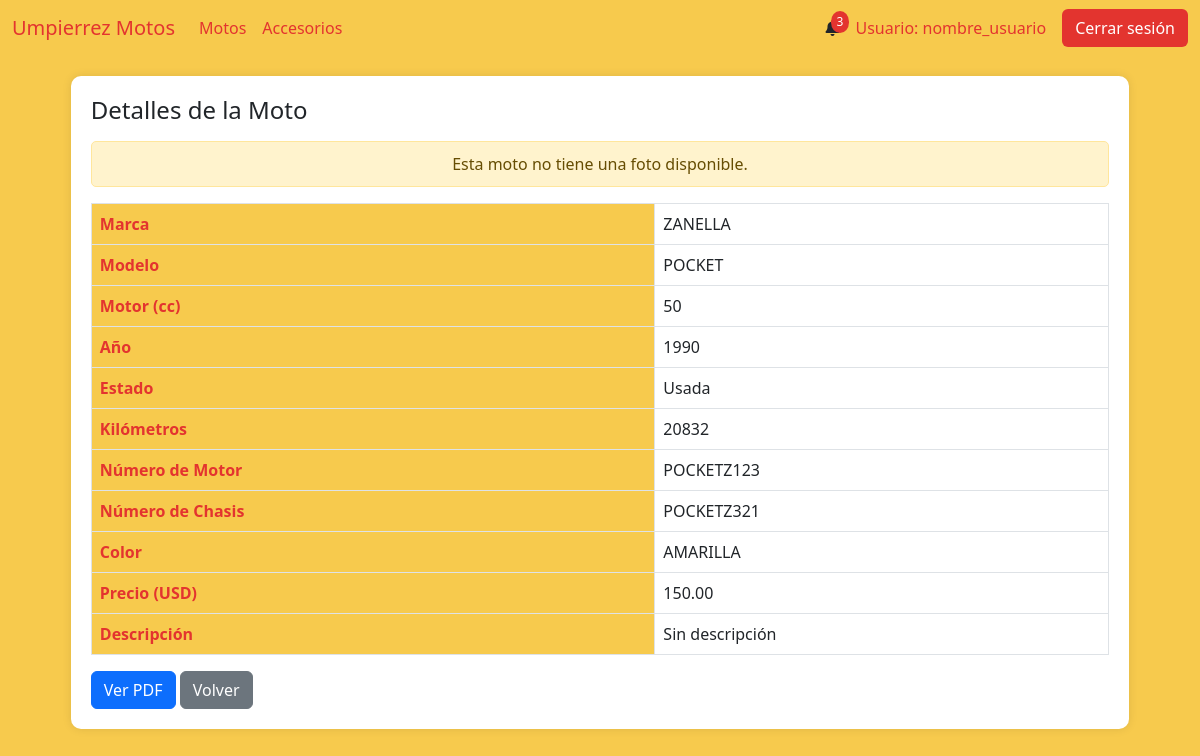
The page /moto_detalles/17 on the database as committed earlier.
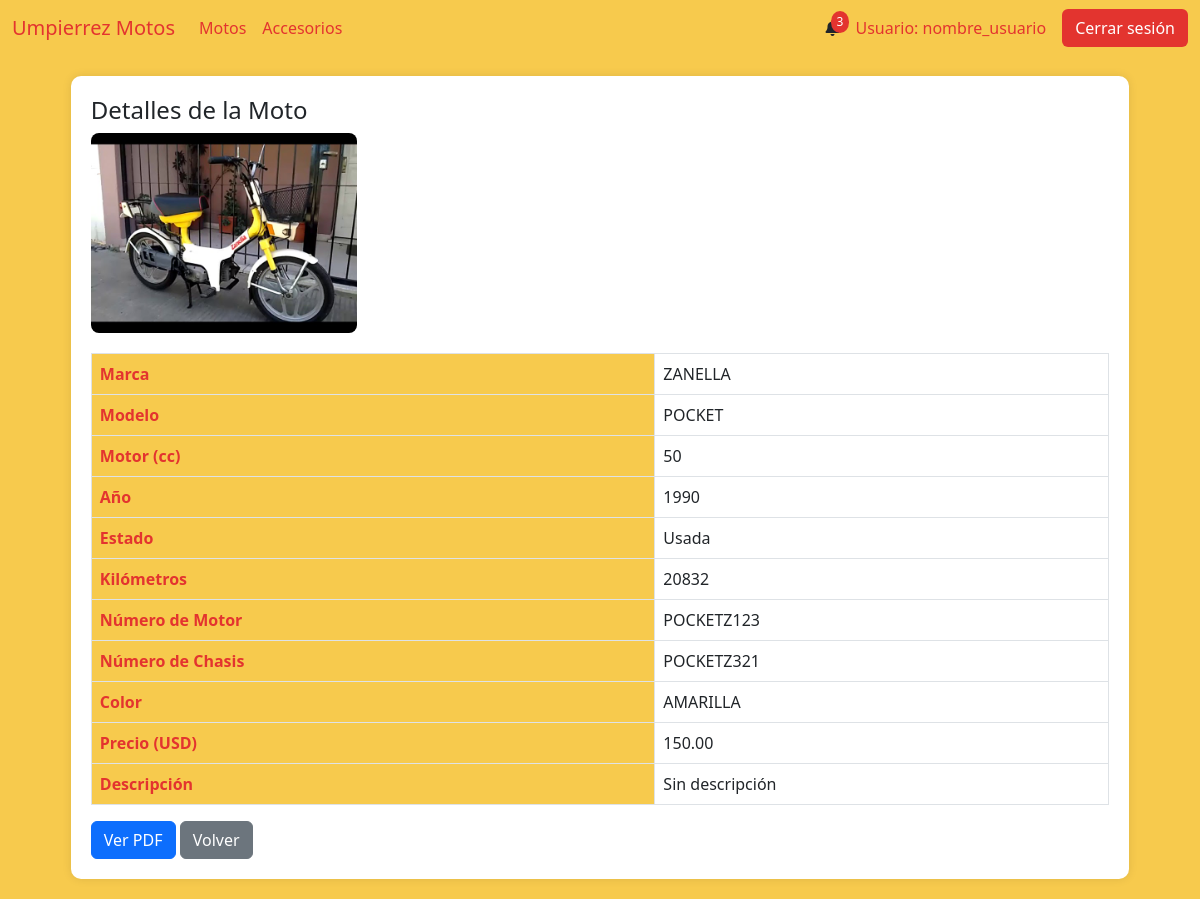
The same page on the database as committed later.
### AppUM/models.py (models this page shows)
class Moto(models.Model):
    marca = models.CharField(max_length=20)
    modelo = models.CharField(max_length=20)
    anio = models.IntegerField()
    motor = models.IntegerField()
    estado = models.CharField(max_length=10)
    kilometros = models.IntegerField()
    precio = models.DecimalField(max_digits=10, decimal_places=2)
    color = models.CharField(max_length=20)
    num_motor = models.CharField(max_length=40, unique=True)
    num_chasis = models.CharField(max_length=40, unique=True)
    foto = models.ImageField(null=True, blank=True, upload_to="motos/fotos/")
    pertenece_tienda = models.BooleanField()
    pertenece_taller = models.BooleanField()
    identificacion_pdf = models.FileField(upload_to='motos/pdfs/', null=True, blank=True)
    observaciones = models.TextField(null=True, blank=True)
    fecha_ingreso = models.DateTimeField(auto_now_add=True)

### AppUM/views.py (the view)
# urls.py: path('moto_detalles/<int:id_moto>', views.detalles_moto,name="MotoDetalles"),
def detalles_moto(req,id_moto):
    moto = Moto.objects.get(id=id_moto)
    matriculas_moto = Matriculas.objects.filter(moto_id=id_moto)
    if not moto.observaciones:
        descripcion = "Sin descripción"
    else:
        descripcion = moto.observaciones
    if moto.identificacion_pdf:
        pdf = moto.identificacion_pdf.url
    else:
        pdf = None
    if matriculas_moto.exists():
        matricula_actual = Matriculas.objects.filter(moto_id=moto.id, activo=1).first()
        matricula_anterior = Matriculas.objects.filter(moto_id=moto.id, activo=0).first()
        if not matricula_anterior:
            matr_ant = None
        else:
            matr_ant = matricula_anterior.matricula
        if not matricula_actual:
            matr_act = None
        else:
            matr_act = matricula_actual.matricula
        contexto = {"moto":moto,
                    "descripcion":descripcion,
                    "matr_anterior": matr_ant,
                    "matr_actual":matr_act,
                    "foto_moto":moto.foto.url if moto.foto else None,
                    "pdf":pdf}
    else:
        contexto = {"moto":moto,"descripcion":descripcion,"pdf":pdf}
    return render(req,"perfil_administrativo/motos/detalles_moto.html",contexto)

### AppUM/templates/perfil_administrativo/motos/detalles_moto.html (shortened to what this page needs)
{% extends "perfil_administrativo/padre_perfil_administrativo.html" %}
{% load static %}
{% block contenidoQueCambia %}
<div class="table-container" id="motoDetails">
    <h4>Detalles de la Moto</h4>
    {% if moto.foto %}
        <div class="text-center">
            <img src="{{ moto.foto.url }}" alt="Foto de la moto" class="imagen-moto">
        </div>
    {% else %}
        <div class="text-center mt-3">
            <div class="alert alert-warning" role="alert">
                Esta moto no tiene una foto disponible.
            </div>
        </div>
    {% endif %}
    <table class="table table-bordered">
        <tbody>
            <tr>
                <th scope="row">Marca</th>
                <td>{{ moto.marca }}</td>
            </tr>
            <tr>
                <th scope="row">Modelo</th>
                <td>{{ moto.modelo }}</td>
            </tr>
            <tr>
                <th scope="row">Motor (cc)</th>
                <td>{{ moto.motor }}</td>
            </tr>
            <tr>
                <th scope="row">Año</th>
                <td>{{ moto.anio }}</td>
            </tr>
            <tr>
                <th scope="row">Estado</th>
                <td>{{ moto.estado }}</td>
            </tr>
            <tr>
                <th scope="row">Kilómetros</th>
                <td>{{ moto.kilometros }}</td>
            </tr>
            <tr>
                <th scope="row">Número de Motor</th>
                <td>{{ moto.num_motor }}</td>
            </tr>
            <tr>
                <th scope="row">Número de Chasis</th>
                <td>{{ moto.num_chasis }}</td>
            </tr>
            <tr>
                <th scope="row">Color</th>
                <td>{{ moto.color }}</td>
            </tr>
            <tr>
                <th scope="row">Precio (USD)</th>
                <td>{{ moto.precio }}</td>
            </tr>
            <tr>
                <th scope="row">Descripción</th>
                <td class="descripcion-celda">{{ descripcion }}</td>
            </tr>
        </tbody>
    </table>
    {% if pdf %}
        <a href="{{ pdf }}" class="btn btn-primary" target="_blank">Ver PDF</a>
    {% else %}
        <div class="alert alert-info mt-3" role="alert">
            No hay un PDF disponible para esta moto.
        </div>
    {% endif %}
    <a href="{% url 'Motos' %}" class="btn btn-secondary">Volver</a>
</div>
{% endblock %}

### AppUM/templates/perfil_administrativo/padre_perfil_administrativo.html (shortened to what this page needs)
<!DOCTYPE html>
<html lang="es">
<head>
    {% load static %}
    <link href="https://cdn.jsdelivr.net/npm/bootstrap@5.3.0/dist/css/bootstrap.min.css" rel="stylesheet">
    <link href="https://cdnjs.cloudflare.com/ajax/libs/font-awesome/6.0.0/css/all.min.css" rel="stylesheet">
    <link href="{% static 'css/styles.css' %}" rel="stylesheet" />
</head>
<body>
    <nav class="navbar navbar-expand-lg navbar-custom">
        <div class="container-fluid">
            <a class="navbar-brand" href="#">Umpierrez Motos</a>
            <div class="collapse navbar-collapse" id="navbarNav">
                <ul class="navbar-nav me-auto mb-2 mb-lg-0">
                    <li class="nav-item">
                        <a class="nav-link" href="{% url 'Motos' %}" onclick="">Motos</a>
                    </li>
                    <li class="nav-item">
                        <a class="nav-link" href="{% url 'Accesorios' %}" onclick="">Accesorios</a>
                    </li>
                </ul>
                <div class="d-flex align-items-center">
                    <div class="notification-bell">
                        <span class="notification-count" id="notificationCount">3</span>
                    </div>
                    <span class="navbar-text ms-3 me-3">
                        Usuario: nombre_usuario
                    </span>
                    <button class="btn btn-logout">Cerrar sesión</button>
                </div>
            </div>
        </div>
    </nav>
    <div class="container-fluid" id="content">
        {% block contenidoQueCambia %}
        {% endblock %}
    </div>
</body>
</html>

### AppUM/static/css/styles.css (style rules this page uses)
body { background-color: #f7ca4d; }
.navbar-custom { background-color: #f7ca4d; }
.navbar-brand, .nav-link, .navbar-text { color: #e3342f !important; }
.btn-logout { background-color: #e3342f; color: #fff; }
.table-container { background-color: #fff; border-radius: 10px; padding: 20px; box-shadow: 0px 0px 10px rgba(0, 0, 0, 0.1); margin: 20px auto; max-width: 90%; }
.table th { background-color: #f7ca4d; color: #e3342f; }
.notification-bell { position: relative; cursor: pointer; }
.notification-count { position: absolute; top: -5px; right: -10px; background-color: #e3342f; color: #fff; border-radius: 50%; padding: 2px 6px; font-size: 12px; }

### AppUM/templates/perfil_administrativo/motos/detalles_moto.html (style rules this page uses)
.descripcion-celda { max-width: 300px; white-space: normal; word-wrap: break-word; overflow-y: auto; max-height: 150px; }
.imagen-moto { display: block; max-width: 300px; max-height: 200px; margin-bottom: 20px; border-radius: 8px; object-fit: cover; }

Rows that differ between the two databases and show on the page:
changed Moto "ZANELLA": foto empty → "motos/fotos/zanella.jpg" (drawn); foto: picture added
Other text that changed with them:
text no longer shown: "Esta moto no tiene una foto disponible."
